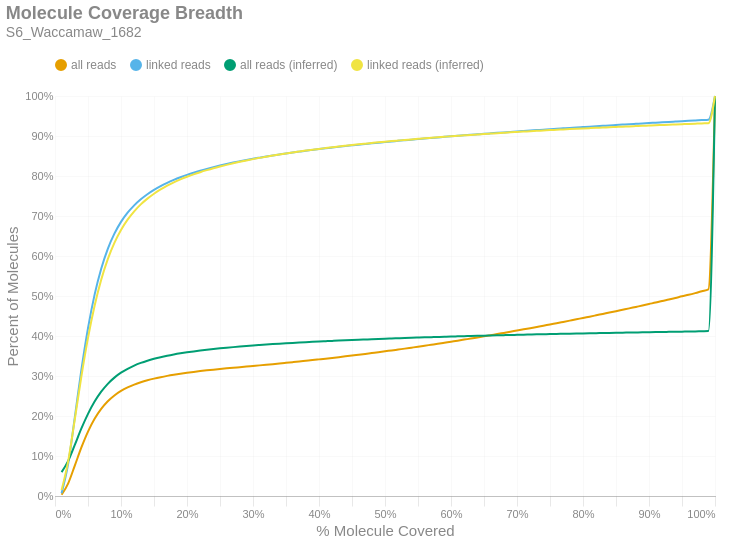

Write notebook code for a chart like this one.
### Markdown cell above
### Molecule Read Coverage
This chart shows molecule coverage breadth as computed by the number of bases aligned to that molecule. In other words, "*how much of each unique long molecule is actually sequenced/aligned?*" Keep in mind there is a distinction between sequences and alignments, since some sequences belonging to a particular molecule may not align well and wouldn't appear in the alignment data. This chart also shows molecule coverage breadth as computed by the *inferred fragment* from which the aligned sequences originate. Unlike read coverage, this calculation takes into account the total insert size, including unsequenced gaps between the forward and reverse reads. Like the previous figures, these are cumulative percents.

### Code cell
if SKIPLR:
    print_html(f"Skipped")
else:
    binned_df = consolidated_hist(valids['coverage_bp'], mask, 0.01, True)
    binned_df_inf = consolidated_hist(valids['coverage_inserts'], mask, 0.01, True)
    binned_df = binned_df.with_columns(pl.lit(binned_df_inf['all reads (cumsum)']).alias('all reads (inferred)'))
    binned_df = binned_df.with_columns(pl.lit(binned_df_inf['linked reads (cumsum)']).alias('linked reads (inferred)'))
    binned_df = binned_df.with_columns(
        (pl.col('bin').cast(pl.Float64) + 0.01).alias('right_edge')
    )

    with SafeRender(binned_df):
        (
            density_plot(binned_df, 'Molecule Coverage Breadth', samplename, 'molcov', ['all reads (inferred)','linked reads (inferred)'])
            .encode(
                #x=alt.X('bin:Q', title="% Molecule Covered").axis(format = '%').scale(padding=0),
                x=alt.X('right_edge:Q', title="% Molecule Covered").axis(format='%').scale(padding=0),
                y=alt.Y('value:Q', title='Percent of Molecules')
                    .axis(format='%')
                    .stack(False)
                    .scale(domainMin=0, padding=0),
                color=alt.Color("key:N").scale(domain = ["all reads", "linked reads", "all reads (inferred)", "linked reads (inferred)"]),
                tooltip = [
                    alt.Tooltip("key:N", title = "Data Type"),
                    alt.Tooltip("range_label:N", title="% Molecule Covered"),
                    alt.Tooltip("value:Q", format = ".2%", title="% Molecules")
                ]
            )
        ).display()

### Figure 1 — Vega-Lite specification as saved in the notebook (floating-point values rounded to 4 significant figures)
{"width": "container", "height": 400, "config": {"title": {"anchor": "start", "dy": -15, "fontSize": 18, "color": "#888888", "subtitleColor": "#888888", "subtitleFontSize": 14}, "arc": {"fill": "#0072B2"}, "axis": {"domainColor": "#888888", "domainWidth": 0.5, "gridWidth": 0.2, "grid": false, "titleFontWeight": 400, "titleFontSize": 15, "labelFontSize": 11, "labelColor": "#888888", "tickColor": "#888888", "tickWidth": 0.2, "titleColor": "#888888"}, "axisBand": {"grid": false}, "axisX": {"grid": true, "tickSize": 10, "domainCap": "round"}, "axisY": {"domain": false, "grid": true, "tickSize": 0, "domainCap": "round"}, "background": "transparent", "header": {"labelFontSize": 15, "labelColor": "#888888", "titleFontSize": 15, "titleFontWeight": 600, "titleColor": "#888888"}, "legend": {"labelFont": "sans-serif", "labelFontSize": 12, "labelColor": "#888888", "symbolSize": 100, "symbolType": "circle", "titleFontSize": 12, "titlePadding": 10, "titleColor": "#888888", "title": null, "orient": "top"}, "range": {"category": ["#E69F00", "#56B4E9", "#009E73", "#F0E442", "#0072B2", "#D55E00", "#CC79A7", "#000000"], "diverging": ["#cfe8f3", "#a2d4ec", "#73bfe2", "#46abdb", "#1696d2", "#12719e"]}, "area": {"fill": "#0072B2", "fillOpacity": 0.7, "line": true, "strokeOpacity": 0.7}, "line": {"color": "#0072B2", "stroke": "#0072B2", "strokeWidth": 2}, "trail": {"color": "#0072B2", "stroke": "#0072B2", "strokeWidth": 0, "size": 1}, "point": {"filled": true, "fillOpacity": 1.0, "size": 95}, "text": {"color": "#888888", "fontSize": 11, "align": "right", "fontWeight": 400, "size": 11}, "bar": {"fill": "#0072B2", "stroke": null}, "view": {"stroke": null, "continuousWidth": 660, "continuousHeight": 400}}, "data": {"name": "data-7b4df75da04ac33b86dcdb142469a3d3"}, "mark": {"type": "line", "interpolate": "monotone", "point": {"opacity": 0, "size": 275}}, "encoding": {"color": {"field": "key", "scale": {"domain": ["all reads", "linked reads", "all reads (inferred)", "linked reads (inferred)"]}, "type": "nominal"}, "tooltip": [{"field": "key", "title": "Data Type", "type": "nominal"}, {"field": "range_label", "title": "% Molecule Covered", "type": "nominal"}, {"field": "value", "format": ".2%", "title": "% Molecules", "type": "quantitative"}], "x": {"axis": {"format": "%"}, "field": "right_edge", "scale": {"padding": 0}, "title": "% Molecule Covered", "type": "quantitative"}, "y": {"axis": {"format": "%"}, "field": "value", "scale": {"domainMin": 0, "padding": 0}, "stack": false, "title": "Percent of Molecules", "type": "quantitative"}}, "params": [{"name": "param_c36ac31b6afebe62", "select": {"type": "point", "fields": ["key"]}, "bind": "legend"}], "title": {"text": "Molecule Coverage Breadth", "subtitle": "S6_Waccamaw_1682"}, "transform": [{"fold": ["all reads (cumsum)", "linked reads (cumsum)", "all reads (inferred)", "linked reads (inferred)"]}, {"calculate": "replace(datum.key, ' (cumsum)', '')", "as": "key"}, {"filter": {"param": "param_c36ac31b6afebe62"}}], "usermeta": {"embedOptions": {"downloadFileName": "S6_Waccamaw_1682.molcov"}}, "$schema": "https://vega.github.io/schema/vega-lite/v6.1.0.json", "datasets": {"data-7b4df75da04ac33b86dcdb142469a3d3": [{"bin": "0.0", "interval": "0.0-0.01", "all reads": 0.002949, "linked reads": 0.007041, "all reads (cumsum)": 0.002949, "linked reads (cumsum)": 0.007041, "range_label": "0.0-0.01", "all reads (inferred)": 0.05979, "linked reads (inferred)": 0.0152, "right_edge": 0.01}, {"bin": "0.01", "interval": "0.01-0.02", "all reads": 0.02872, "linked reads": 0.07401, "all reads (cumsum)": 0.03167, "linked reads (cumsum)": 0.08105, "range_label": "0.01-0.02", "all reads (inferred)": 0.08773, "linked reads (inferred)": 0.08729, "right_edge": 0.02}, {"bin": "0.02", "interval": "0.02-0.03", "all reads": 0.04433, "linked reads": 0.1156, "all reads (cumsum)": 0.07601, "linked reads (cumsum)": 0.1967, "range_label": "0.02-0.03", "all reads (inferred)": 0.1277, "linked reads (inferred)": 0.1917, "right_edge": 0.03}, {"bin": "0.03", "interval": "0.03-0.04", "all reads": 0.04545, "linked reads": 0.1189, "all reads (cumsum)": 0.1215, "linked reads (cumsum)": 0.3156, "range_label": "0.03-0.04", "all reads (inferred)": 0.1688, "linked reads (inferred)": 0.2994, "right_edge": 0.04}, {"bin": "0.04", "interval": "0.04-0.05", "all reads": 0.03962, "linked reads": 0.1038, "all reads (cumsum)": 0.1611, "linked reads (cumsum)": 0.4194, "range_label": "0.04-0.05", "all reads (inferred)": 0.2054, "linked reads (inferred)": 0.3953, "right_edge": 0.05}, {"bin": "0.05", "interval": "0.05-0.06", "all reads": 0.03206, "linked reads": 0.08404, "all reads (cumsum)": 0.1931, "linked reads (cumsum)": 0.5035, "range_label": "0.05-0.06", "all reads (inferred)": 0.2361, "linked reads (inferred)": 0.4758, "right_edge": 0.06}, {"bin": "0.06", "interval": "0.06-0.07", "all reads": 0.02471, "linked reads": 0.06473, "all reads (cumsum)": 0.2178, "linked reads (cumsum)": 0.5682, "range_label": "0.06-0.07", "all reads (inferred)": 0.2608, "linked reads (inferred)": 0.5407, "right_edge": 0.07}, {"bin": "0.07", "interval": "0.07-0.08", "all reads": 0.019, "linked reads": 0.04971, "all reads (cumsum)": 0.2369, "linked reads (cumsum)": 0.6179, "range_label": "0.07-0.08", "all reads (inferred)": 0.2805, "linked reads (inferred)": 0.5923, "right_edge": 0.08}, {"bin": "0.08", "interval": "0.08-0.09", "all reads": 0.01451, "linked reads": 0.03794, "all reads (cumsum)": 0.2514, "linked reads (cumsum)": 0.6559, "range_label": "0.08-0.09", "all reads (inferred)": 0.2959, "linked reads (inferred)": 0.6329, "right_edge": 0.09}, {"bin": "0.09", "interval": "0.09-0.1", "all reads": 0.01125, "linked reads": 0.02938, "all reads (cumsum)": 0.2626, "linked reads (cumsum)": 0.6852, "range_label": "0.09-0.1", "all reads (inferred)": 0.3083, "linked reads (inferred)": 0.6652, "right_edge": 0.1}, {"bin": "0.1", "interval": "0.1-0.11", "all reads": 0.008834, "linked reads": 0.023, "all reads (cumsum)": 0.2714, "linked reads (cumsum)": 0.7082, "range_label": "0.1-0.11", "all reads (inferred)": 0.3181, "linked reads (inferred)": 0.691, "right_edge": 0.11}, {"bin": "0.11", "interval": "0.11-0.12", "all reads": 0.007059, "linked reads": 0.01838, "all reads (cumsum)": 0.2785, "linked reads (cumsum)": 0.7266, "range_label": "0.11-0.12", "all reads (inferred)": 0.3261, "linked reads (inferred)": 0.7118, "right_edge": 0.12}, {"bin": "0.12", "interval": "0.12-0.13", "all reads": 0.005826, "linked reads": 0.01513, "all reads (cumsum)": 0.2843, "linked reads (cumsum)": 0.7417, "range_label": "0.12-0.13", "all reads (inferred)": 0.3327, "linked reads (inferred)": 0.729, "right_edge": 0.13}, {"bin": "0.13", "interval": "0.13-0.14", "all reads": 0.004904, "linked reads": 0.0127, "all reads (cumsum)": 0.2892, "linked reads (cumsum)": 0.7544, "range_label": "0.13-0.14", "all reads (inferred)": 0.3382, "linked reads (inferred)": 0.7434, "right_edge": 0.14}, {"bin": "0.14", "interval": "0.14-0.15", "all reads": 0.004209, "linked reads": 0.01086, "all reads (cumsum)": 0.2934, "linked reads (cumsum)": 0.7653, "range_label": "0.14-0.15", "all reads (inferred)": 0.3429, "linked reads (inferred)": 0.7558, "right_edge": 0.15}, {"bin": "0.15", "interval": "0.15-0.16", "all reads": 0.003614, "linked reads": 0.009315, "all reads (cumsum)": 0.2971, "linked reads (cumsum)": 0.7746, "range_label": "0.15-0.16", "all reads (inferred)": 0.347, "linked reads (inferred)": 0.7665, "right_edge": 0.16}, {"bin": "0.16", "interval": "0.16-0.17", "all reads": 0.003232, "linked reads": 0.008326, "all reads (cumsum)": 0.3003, "linked reads (cumsum)": 0.7829, "range_label": "0.16-0.17", "all reads (inferred)": 0.3506, "linked reads (inferred)": 0.7758, "right_edge": 0.17}, {"bin": "0.17", "interval": "0.17-0.18", "all reads": 0.00285, "linked reads": 0.007302, "all reads (cumsum)": 0.3031, "linked reads (cumsum)": 0.7902, "range_label": "0.17-0.18", "all reads (inferred)": 0.3538, "linked reads (inferred)": 0.7841, "right_edge": 0.18}, {"bin": "0.18", "interval": "0.18-0.19", "all reads": 0.002581, "linked reads": 0.006573, "all reads (cumsum)": 0.3057, "linked reads (cumsum)": 0.7968, "range_label": "0.18-0.19", "all reads (inferred)": 0.3566, "linked reads (inferred)": 0.7914, "right_edge": 0.19}, {"bin": "0.19", "interval": "0.19-0.2", "all reads": 0.002339, "linked reads": 0.005905, "all reads (cumsum)": 0.3081, "linked reads (cumsum)": 0.8027, "range_label": "0.19-0.2", "all reads (inferred)": 0.3592, "linked reads (inferred)": 0.798, "right_edge": 0.2}, {"bin": "0.2", "interval": "0.2-0.21", "all reads": 0.002172, "linked reads": 0.005457, "all reads (cumsum)": 0.3102, "linked reads (cumsum)": 0.8082, "range_label": "0.2-0.21", "all reads (inferred)": 0.3615, "linked reads (inferred)": 0.804, "right_edge": 0.21}, {"bin": "0.21", "interval": "0.21-0.22", "all reads": 0.001998, "linked reads": 0.005001, "all reads (cumsum)": 0.3122, "linked reads (cumsum)": 0.8132, "range_label": "0.21-0.22", "all reads (inferred)": 0.3636, "linked reads (inferred)": 0.8095, "right_edge": 0.22}, {"bin": "0.22", "interval": "0.22-0.23", "all reads": 0.00187, "linked reads": 0.004624, "all reads (cumsum)": 0.3141, "linked reads (cumsum)": 0.8178, "range_label": "0.22-0.23", "all reads (inferred)": 0.3655, "linked reads (inferred)": 0.8146, "right_edge": 0.23}, {"bin": "0.23", "interval": "0.23-0.24", "all reads": 0.001776, "linked reads": 0.004343, "all reads (cumsum)": 0.3159, "linked reads (cumsum)": 0.8222, "range_label": "0.23-0.24", "all reads (inferred)": 0.3674, "linked reads (inferred)": 0.8194, "right_edge": 0.24}, {"bin": "0.24", "interval": "0.24-0.25", "all reads": 0.001661, "linked reads": 0.004025, "all reads (cumsum)": 0.3175, "linked reads (cumsum)": 0.8262, "range_label": "0.24-0.25", "all reads (inferred)": 0.3691, "linked reads (inferred)": 0.8237, "right_edge": 0.25}, {"bin": "0.25", "interval": "0.25-0.26", "all reads": 0.001567, "linked reads": 0.003779, "all reads (cumsum)": 0.3191, "linked reads (cumsum)": 0.83, "range_label": "0.25-0.26", "all reads (inferred)": 0.3707, "linked reads (inferred)": 0.8279, "right_edge": 0.26}, {"bin": "0.26", "interval": "0.26-0.27", "all reads": 0.001522, "linked reads": 0.003599, "all reads (cumsum)": 0.3206, "linked reads (cumsum)": 0.8336, "range_label": "0.26-0.27", "all reads (inferred)": 0.3722, "linked reads (inferred)": 0.8318, "right_edge": 0.27}, {"bin": "0.27", "interval": "0.27-0.28", "all reads": 0.001461, "linked reads": 0.003311, "all reads (cumsum)": 0.3221, "linked reads (cumsum)": 0.8369, "range_label": "0.27-0.28", "all reads (inferred)": 0.3736, "linked reads (inferred)": 0.8355, "right_edge": 0.28}, {"bin": "0.28", "interval": "0.28-0.29", "all reads": 0.001481, "linked reads": 0.003207, "all reads (cumsum)": 0.3236, "linked reads (cumsum)": 0.8401, "range_label": "0.28-0.29", "all reads (inferred)": 0.3749, "linked reads (inferred)": 0.8389, "right_edge": 0.29}, {"bin": "0.29", "interval": "0.29-0.3", "all reads": 0.001501, "linked reads": 0.003036, "all reads (cumsum)": 0.3251, "linked reads (cumsum)": 0.8431, "range_label": "0.29-0.3", "all reads (inferred)": 0.3762, "linked reads (inferred)": 0.8422, "right_edge": 0.3}, {"bin": "0.3", "interval": "0.3-0.31", "all reads": 0.001495, "linked reads": 0.002846, "all reads (cumsum)": 0.3266, "linked reads (cumsum)": 0.846, "range_label": "0.3-0.31", "all reads (inferred)": 0.3774, "linked reads (inferred)": 0.8453, "right_edge": 0.31}, {"bin": "0.31", "interval": "0.31-0.32", "all reads": 0.001541, "linked reads": 0.002793, "all reads (cumsum)": 0.3281, "linked reads (cumsum)": 0.8487, "range_label": "0.31-0.32", "all reads (inferred)": 0.3786, "linked reads (inferred)": 0.8483, "right_edge": 0.32}, {"bin": "0.32", "interval": "0.32-0.33", "all reads": 0.001565, "linked reads": 0.002624, "all reads (cumsum)": 0.3297, "linked reads (cumsum)": 0.8514, "range_label": "0.32-0.33", "all reads (inferred)": 0.3797, "linked reads (inferred)": 0.8512, "right_edge": 0.33}, {"bin": "0.33", "interval": "0.33-0.34", "all reads": 0.001595, "linked reads": 0.002529, "all reads (cumsum)": 0.3313, "linked reads (cumsum)": 0.8539, "range_label": "0.33-0.34", "all reads (inferred)": 0.3808, "linked reads (inferred)": 0.8539, "right_edge": 0.34}, {"bin": "0.34", "interval": "0.34-0.35", "all reads": 0.001647, "linked reads": 0.002475, "all reads (cumsum)": 0.3329, "linked reads (cumsum)": 0.8564, "range_label": "0.34-0.35", "all reads (inferred)": 0.3817, "linked reads (inferred)": 0.8564, "right_edge": 0.35}, {"bin": "0.35", "interval": "0.35-0.36", "all reads": 0.001663, "linked reads": 0.002338, "all reads (cumsum)": 0.3346, "linked reads (cumsum)": 0.8587, "range_label": "0.35-0.36", "all reads (inferred)": 0.3827, "linked reads (inferred)": 0.8589, "right_edge": 0.36}, {"bin": "0.36", "interval": "0.36-0.37", "all reads": 0.001687, "linked reads": 0.002224, "all reads (cumsum)": 0.3363, "linked reads (cumsum)": 0.8609, "range_label": "0.36-0.37", "all reads (inferred)": 0.3836, "linked reads (inferred)": 0.8612, "right_edge": 0.37}, {"bin": "0.37", "interval": "0.37-0.38", "all reads": 0.001748, "linked reads": 0.002198, "all reads (cumsum)": 0.338, "linked reads (cumsum)": 0.8631, "range_label": "0.37-0.38", "all reads (inferred)": 0.3845, "linked reads (inferred)": 0.8635, "right_edge": 0.38}, {"bin": "0.38", "interval": "0.38-0.39", "all reads": 0.001737, "linked reads": 0.002081, "all reads (cumsum)": 0.3397, "linked reads (cumsum)": 0.8652, "range_label": "0.38-0.39", "all reads (inferred)": 0.3854, "linked reads (inferred)": 0.8657, "right_edge": 0.39}, {"bin": "0.39", "interval": "0.39-0.4", "all reads": 0.001805, "linked reads": 0.002056, "all reads (cumsum)": 0.3416, "linked reads (cumsum)": 0.8673, "range_label": "0.39-0.4", "all reads (inferred)": 0.3862, "linked reads (inferred)": 0.8678, "right_edge": 0.4}, {"bin": "0.4", "interval": "0.4-0.41", "all reads": 0.001816, "linked reads": 0.001959, "all reads (cumsum)": 0.3434, "linked reads (cumsum)": 0.8692, "range_label": "0.4-0.41", "all reads (inferred)": 0.387, "linked reads (inferred)": 0.8698, "right_edge": 0.41}, {"bin": "0.41", "interval": "0.41-0.42", "all reads": 0.001872, "linked reads": 0.001886, "all reads (cumsum)": 0.3452, "linked reads (cumsum)": 0.8711, "range_label": "0.41-0.42", "all reads (inferred)": 0.3877, "linked reads (inferred)": 0.8718, "right_edge": 0.42}, {"bin": "0.42", "interval": "0.42-0.43", "all reads": 0.001922, "linked reads": 0.001861, "all reads (cumsum)": 0.3472, "linked reads (cumsum)": 0.873, "range_label": "0.42-0.43", "all reads (inferred)": 0.3885, "linked reads (inferred)": 0.8737, "right_edge": 0.43}, {"bin": "0.43", "interval": "0.43-0.44", "all reads": 0.001958, "linked reads": 0.001826, "all reads (cumsum)": 0.3491, "linked reads (cumsum)": 0.8748, "range_label": "0.43-0.44", "all reads (inferred)": 0.3892, "linked reads (inferred)": 0.8756, "right_edge": 0.44}, {"bin": "0.44", "interval": "0.44-0.45", "all reads": 0.002008, "linked reads": 0.001781, "all reads (cumsum)": 0.3511, "linked reads (cumsum)": 0.8766, "range_label": "0.44-0.45", "all reads (inferred)": 0.39, "linked reads (inferred)": 0.8774, "right_edge": 0.45}, {"bin": "0.45", "interval": "0.45-0.46", "all reads": 0.002055, "linked reads": 0.001741, "all reads (cumsum)": 0.3532, "linked reads (cumsum)": 0.8783, "range_label": "0.45-0.46", "all reads (inferred)": 0.3907, "linked reads (inferred)": 0.8792, "right_edge": 0.46}, {"bin": "0.46", "interval": "0.46-0.47", "all reads": 0.00205, "linked reads": 0.001631, "all reads (cumsum)": 0.3552, "linked reads (cumsum)": 0.88, "range_label": "0.46-0.47", "all reads (inferred)": 0.3913, "linked reads (inferred)": 0.8809, "right_edge": 0.47}, {"bin": "0.47", "interval": "0.47-0.48", "all reads": 0.002135, "linked reads": 0.001663, "all reads (cumsum)": 0.3574, "linked reads (cumsum)": 0.8816, "range_label": "0.47-0.48", "all reads (inferred)": 0.392, "linked reads (inferred)": 0.8826, "right_edge": 0.48}, {"bin": "0.48", "interval": "0.48-0.49", "all reads": 0.002072, "linked reads": 0.001571, "all reads (cumsum)": 0.3594, "linked reads (cumsum)": 0.8832, "range_label": "0.48-0.49", "all reads (inferred)": 0.3926, "linked reads (inferred)": 0.8842, "right_edge": 0.49}, {"bin": "0.49", "interval": "0.49-0.5", "all reads": 0.002349, "linked reads": 0.001632, "all reads (cumsum)": 0.3618, "linked reads (cumsum)": 0.8848, "range_label": "0.49-0.5", "all reads (inferred)": 0.3933, "linked reads (inferred)": 0.8858, "right_edge": 0.5}, {"bin": "0.5", "interval": "0.5-0.51", "all reads": 0.002067, "linked reads": 0.001505, "all reads (cumsum)": 0.3639, "linked reads (cumsum)": 0.8863, "range_label": "0.5-0.51", "all reads (inferred)": 0.3938, "linked reads (inferred)": 0.8873, "right_edge": 0.51}, {"bin": "0.51", "interval": "0.51-0.52", "all reads": 0.002324, "linked reads": 0.001546, "all reads (cumsum)": 0.3662, "linked reads (cumsum)": 0.8879, "range_label": "0.51-0.52", "all reads (inferred)": 0.3944, "linked reads (inferred)": 0.8887, "right_edge": 0.52}, {"bin": "0.52", "interval": "0.52-0.53", "all reads": 0.002264, "linked reads": 0.001492, "all reads (cumsum)": 0.3684, "linked reads (cumsum)": 0.8894, "range_label": "0.52-0.53", "all reads (inferred)": 0.395, "linked reads (inferred)": 0.8901, "right_edge": 0.53}, {"bin": "0.53", "interval": "0.53-0.54", "all reads": 0.002378, "linked reads": 0.001478, "all reads (cumsum)": 0.3708, "linked reads (cumsum)": 0.8908, "range_label": "0.53-0.54", "all reads (inferred)": 0.3955, "linked reads (inferred)": 0.8915, "right_edge": 0.54}, {"bin": "0.54", "interval": "0.54-0.55", "all reads": 0.002383, "linked reads": 0.001449, "all reads (cumsum)": 0.3732, "linked reads (cumsum)": 0.8923, "range_label": "0.54-0.55", "all reads (inferred)": 0.3961, "linked reads (inferred)": 0.8929, "right_edge": 0.55}, {"bin": "0.55", "interval": "0.55-0.56", "all reads": 0.002453, "linked reads": 0.00143, "all reads (cumsum)": 0.3757, "linked reads (cumsum)": 0.8937, "range_label": "0.55-0.56", "all reads (inferred)": 0.3966, "linked reads (inferred)": 0.8943, "right_edge": 0.56}, {"bin": "0.56", "interval": "0.56-0.57", "all reads": 0.002471, "linked reads": 0.001373, "all reads (cumsum)": 0.3781, "linked reads (cumsum)": 0.8951, "range_label": "0.56-0.57", "all reads (inferred)": 0.3971, "linked reads (inferred)": 0.8956, "right_edge": 0.57}, {"bin": "0.57", "interval": "0.57-0.58", "all reads": 0.002466, "linked reads": 0.00136, "all reads (cumsum)": 0.3806, "linked reads (cumsum)": 0.8965, "range_label": "0.57-0.58", "all reads (inferred)": 0.3976, "linked reads (inferred)": 0.8968, "right_edge": 0.58}, {"bin": "0.58", "interval": "0.58-0.59", "all reads": 0.002559, "linked reads": 0.001396, "all reads (cumsum)": 0.3832, "linked reads (cumsum)": 0.8978, "range_label": "0.58-0.59", "all reads (inferred)": 0.3981, "linked reads (inferred)": 0.8981, "right_edge": 0.59}, {"bin": "0.59", "interval": "0.59-0.6", "all reads": 0.00259, "linked reads": 0.001338, "all reads (cumsum)": 0.3857, "linked reads (cumsum)": 0.8992, "range_label": "0.59-0.6", "all reads (inferred)": 0.3986, "linked reads (inferred)": 0.8993, "right_edge": 0.6}, {"bin": "0.6", "interval": "0.6-0.61", "all reads": 0.002542, "linked reads": 0.001253, "all reads (cumsum)": 0.3883, "linked reads (cumsum)": 0.9004, "range_label": "0.6-0.61", "all reads (inferred)": 0.3991, "linked reads (inferred)": 0.9005, "right_edge": 0.61}, {"bin": "0.61", "interval": "0.61-0.62", "all reads": 0.002725, "linked reads": 0.001303, "all reads (cumsum)": 0.391, "linked reads (cumsum)": 0.9017, "range_label": "0.61-0.62", "all reads (inferred)": 0.3995, "linked reads (inferred)": 0.9016, "right_edge": 0.62}, {"bin": "0.62", "interval": "0.62-0.63", "all reads": 0.002667, "linked reads": 0.001255, "all reads (cumsum)": 0.3937, "linked reads (cumsum)": 0.903, "range_label": "0.62-0.63", "all reads (inferred)": 0.4, "linked reads (inferred)": 0.9028, "right_edge": 0.63}, {"bin": "0.63", "interval": "0.63-0.64", "all reads": 0.002772, "linked reads": 0.00124, "all reads (cumsum)": 0.3965, "linked reads (cumsum)": 0.9042, "range_label": "0.63-0.64", "all reads (inferred)": 0.4004, "linked reads (inferred)": 0.9039, "right_edge": 0.64}, {"bin": "0.64", "interval": "0.64-0.65", "all reads": 0.002722, "linked reads": 0.001245, "all reads (cumsum)": 0.3992, "linked reads (cumsum)": 0.9055, "range_label": "0.64-0.65", "all reads (inferred)": 0.4009, "linked reads (inferred)": 0.905, "right_edge": 0.65}, {"bin": "0.65", "interval": "0.65-0.66", "all reads": 0.002885, "linked reads": 0.001202, "all reads (cumsum)": 0.4021, "linked reads (cumsum)": 0.9067, "range_label": "0.65-0.66", "all reads (inferred)": 0.4013, "linked reads (inferred)": 0.906, "right_edge": 0.66}, {"bin": "0.66", "interval": "0.66-0.67", "all reads": 0.002781, "linked reads": 0.001184, "all reads (cumsum)": 0.4048, "linked reads (cumsum)": 0.9079, "range_label": "0.66-0.67", "all reads (inferred)": 0.4017, "linked reads (inferred)": 0.9071, "right_edge": 0.67}, {"bin": "0.67", "interval": "0.67-0.68", "all reads": 0.002916, "linked reads": 0.001172, "all reads (cumsum)": 0.4078, "linked reads (cumsum)": 0.909, "range_label": "0.67-0.68", "all reads (inferred)": 0.4021, "linked reads (inferred)": 0.9081, "right_edge": 0.68}, {"bin": "0.68", "interval": "0.68-0.69", "all reads": 0.002904, "linked reads": 0.001168, "all reads (cumsum)": 0.4107, "linked reads (cumsum)": 0.9102, "range_label": "0.68-0.69", "all reads (inferred)": 0.4025, "linked reads (inferred)": 0.9091, "right_edge": 0.69}, {"bin": "0.69", "interval": "0.69-0.7", "all reads": 0.003034, "linked reads": 0.001189, "all reads (cumsum)": 0.4137, "linked reads (cumsum)": 0.9114, "range_label": "0.69-0.7", "all reads (inferred)": 0.4029, "linked reads (inferred)": 0.9101, "right_edge": 0.7}, {"bin": "0.7", "interval": "0.7-0.71", "all reads": 0.002943, "linked reads": 0.001123, "all reads (cumsum)": 0.4166, "linked reads (cumsum)": 0.9125, "range_label": "0.7-0.71", "all reads (inferred)": 0.4033, "linked reads (inferred)": 0.911, "right_edge": 0.71}, {"bin": "0.71", "interval": "0.71-0.72", "all reads": 0.002955, "linked reads": 0.001107, "all reads (cumsum)": 0.4196, "linked reads (cumsum)": 0.9136, "range_label": "0.71-0.72", "all reads (inferred)": 0.4037, "linked reads (inferred)": 0.912, "right_edge": 0.72}, {"bin": "0.72", "interval": "0.72-0.73", "all reads": 0.003059, "linked reads": 0.001121, "all reads (cumsum)": 0.4227, "linked reads (cumsum)": 0.9147, "range_label": "0.72-0.73", "all reads (inferred)": 0.4041, "linked reads (inferred)": 0.913, "right_edge": 0.73}, {"bin": "0.73", "interval": "0.73-0.74", "all reads": 0.003037, "linked reads": 0.001104, "all reads (cumsum)": 0.4257, "linked reads (cumsum)": 0.9159, "range_label": "0.73-0.74", "all reads (inferred)": 0.4044, "linked reads (inferred)": 0.9138, "right_edge": 0.74}, {"bin": "0.74", "interval": "0.74-0.75", "all reads": 0.00328, "linked reads": 0.00114, "all reads (cumsum)": 0.429, "linked reads (cumsum)": 0.917, "range_label": "0.74-0.75", "all reads (inferred)": 0.4048, "linked reads (inferred)": 0.9148, "right_edge": 0.75}, {"bin": "0.75", "interval": "0.75-0.76", "all reads": 0.00306, "linked reads": 0.001054, "all reads (cumsum)": 0.432, "linked reads (cumsum)": 0.918, "range_label": "0.75-0.76", "all reads (inferred)": 0.4051, "linked reads (inferred)": 0.9156, "right_edge": 0.76}, {"bin": "0.76", "interval": "0.76-0.77", "all reads": 0.003196, "linked reads": 0.001077, "all reads (cumsum)": 0.4352, "linked reads (cumsum)": 0.9191, "range_label": "0.76-0.77", "all reads (inferred)": 0.4055, "linked reads (inferred)": 0.9165, "right_edge": 0.77}, {"bin": "0.77", "interval": "0.77-0.78", "all reads": 0.003215, "linked reads": 0.001073, "all reads (cumsum)": 0.4384, "linked reads (cumsum)": 0.9202, "range_label": "0.77-0.78", "all reads (inferred)": 0.4058, "linked reads (inferred)": 0.9173, "right_edge": 0.78}, {"bin": "0.78", "interval": "0.78-0.79", "all reads": 0.00324, "linked reads": 0.001057, "all reads (cumsum)": 0.4417, "linked reads (cumsum)": 0.9213, "range_label": "0.78-0.79", "all reads (inferred)": 0.4062, "linked reads (inferred)": 0.9181, "right_edge": 0.79}, {"bin": "0.79", "interval": "0.79-0.8", "all reads": 0.003449, "linked reads": 0.001083, "all reads (cumsum)": 0.4451, "linked reads (cumsum)": 0.9223, "range_label": "0.79-0.8", "all reads (inferred)": 0.4065, "linked reads (inferred)": 0.9189, "right_edge": 0.8}, {"bin": "0.8", "interval": "0.8-0.81", "all reads": 0.003235, "linked reads": 0.001078, "all reads (cumsum)": 0.4484, "linked reads (cumsum)": 0.9234, "range_label": "0.8-0.81", "all reads (inferred)": 0.4068, "linked reads (inferred)": 0.9197, "right_edge": 0.81}, {"bin": "0.81", "interval": "0.81-0.82", "all reads": 0.003383, "linked reads": 0.001037, "all reads (cumsum)": 0.4517, "linked reads (cumsum)": 0.9245, "range_label": "0.81-0.82", "all reads (inferred)": 0.4071, "linked reads (inferred)": 0.9204, "right_edge": 0.82}, {"bin": "0.82", "interval": "0.82-0.83", "all reads": 0.003417, "linked reads": 0.001015, "all reads (cumsum)": 0.4552, "linked reads (cumsum)": 0.9255, "range_label": "0.82-0.83", "all reads (inferred)": 0.4074, "linked reads (inferred)": 0.9211, "right_edge": 0.83}, {"bin": "0.83", "interval": "0.83-0.84", "all reads": 0.003389, "linked reads": 0.001036, "all reads (cumsum)": 0.4586, "linked reads (cumsum)": 0.9265, "range_label": "0.83-0.84", "all reads (inferred)": 0.4077, "linked reads (inferred)": 0.9219, "right_edge": 0.84}, {"bin": "0.84", "interval": "0.84-0.85", "all reads": 0.003438, "linked reads": 0.0009797, "all reads (cumsum)": 0.462, "linked reads (cumsum)": 0.9275, "range_label": "0.84-0.85", "all reads (inferred)": 0.408, "linked reads (inferred)": 0.9226, "right_edge": 0.85}, {"bin": "0.85", "interval": "0.85-0.86", "all reads": 0.003519, "linked reads": 0.0009942, "all reads (cumsum)": 0.4655, "linked reads (cumsum)": 0.9285, "range_label": "0.85-0.86", "all reads (inferred)": 0.4083, "linked reads (inferred)": 0.9234, "right_edge": 0.86}, {"bin": "0.86", "interval": "0.86-0.87", "all reads": 0.003515, "linked reads": 0.0009942, "all reads (cumsum)": 0.469, "linked reads (cumsum)": 0.9295, "range_label": "0.86-0.87", "all reads (inferred)": 0.4086, "linked reads (inferred)": 0.924, "right_edge": 0.87}, {"bin": "0.87", "interval": "0.87-0.88", "all reads": 0.003629, "linked reads": 0.0009619, "all reads (cumsum)": 0.4727, "linked reads (cumsum)": 0.9304, "range_label": "0.87-0.88", "all reads (inferred)": 0.4089, "linked reads (inferred)": 0.9248, "right_edge": 0.88}, {"bin": "0.88", "interval": "0.88-0.89", "all reads": 0.003568, "linked reads": 0.0009512, "all reads (cumsum)": 0.4762, "linked reads (cumsum)": 0.9314, "range_label": "0.88-0.89", "all reads (inferred)": 0.4092, "linked reads (inferred)": 0.9255, "right_edge": 0.89}, {"bin": "0.89", "interval": "0.89-0.9", "all reads": 0.003778, "linked reads": 0.001012, "all reads (cumsum)": 0.48, "linked reads (cumsum)": 0.9324, "range_label": "0.89-0.9", "all reads (inferred)": 0.4095, "linked reads (inferred)": 0.9262, "right_edge": 0.9}, {"bin": "0.9", "interval": "0.9-0.91", "all reads": 0.003544, "linked reads": 0.0009027, "all reads (cumsum)": 0.4835, "linked reads (cumsum)": 0.9333, "range_label": "0.9-0.91", "all reads (inferred)": 0.4098, "linked reads (inferred)": 0.9269, "right_edge": 0.91}, {"bin": "0.91", "interval": "0.91-0.92", "all reads": 0.00402, "linked reads": 0.0009644, "all reads (cumsum)": 0.4876, "linked reads (cumsum)": 0.9343, "range_label": "0.91-0.92", "all reads (inferred)": 0.4101, "linked reads (inferred)": 0.9275, "right_edge": 0.92}, {"bin": "0.92", "interval": "0.92-0.93", "all reads": 0.003584, "linked reads": 0.0009402, "all reads (cumsum)": 0.4912, "linked reads (cumsum)": 0.9352, "range_label": "0.92-0.93", "all reads (inferred)": 0.4103, "linked reads (inferred)": 0.9282, "right_edge": 0.93}, {"bin": "0.93", "interval": "0.93-0.94", "all reads": 0.003883, "linked reads": 0.0009091, "all reads (cumsum)": 0.495, "linked reads (cumsum)": 0.9361, "range_label": "0.93-0.94", "all reads (inferred)": 0.4106, "linked reads (inferred)": 0.9288, "right_edge": 0.94}, {"bin": "0.94", "interval": "0.94-0.95", "all reads": 0.004242, "linked reads": 0.00091, "all reads (cumsum)": 0.4993, "linked reads (cumsum)": 0.937, "range_label": "0.94-0.95", "all reads (inferred)": 0.4109, "linked reads (inferred)": 0.9295, "right_edge": 0.95}, {"bin": "0.95", "interval": "0.95-0.96", "all reads": 0.003658, "linked reads": 0.0009466, "all reads (cumsum)": 0.5029, "linked reads (cumsum)": 0.938, "range_label": "0.95-0.96", "all reads (inferred)": 0.4112, "linked reads (inferred)": 0.9301, "right_edge": 0.96}, {"bin": "0.96", "interval": "0.96-0.97", "all reads": 0.004297, "linked reads": 0.0009036, "all reads (cumsum)": 0.5072, "linked reads (cumsum)": 0.9389, "range_label": "0.96-0.97", "all reads (inferred)": 0.4115, "linked reads (inferred)": 0.9308, "right_edge": 0.97}, {"bin": "0.97", "interval": "0.97-0.98", "all reads": 0.004803, "linked reads": 0.0008904, "all reads (cumsum)": 0.512, "linked reads (cumsum)": 0.9398, "range_label": "0.97-0.98", "all reads (inferred)": 0.4119, "linked reads (inferred)": 0.9314, "right_edge": 0.98}, {"bin": "0.98", "interval": "0.98-0.99", "all reads": 0.004642, "linked reads": 0.0009325, "all reads (cumsum)": 0.5167, "linked reads (cumsum)": 0.9407, "range_label": "0.98-0.99", "all reads (inferred)": 0.4122, "linked reads (inferred)": 0.9318, "right_edge": 0.99}, {"bin": "0.99", "interval": "0.99-1.0", "all reads": 0.4833, "linked reads": 0.0593, "all reads (cumsum)": 1.0, "linked reads (cumsum)": 1.0, "range_label": "0.99-1.0", "all reads (inferred)": 1.0, "linked reads (inferred)": 1.0, "right_edge": 1.0}]}}
